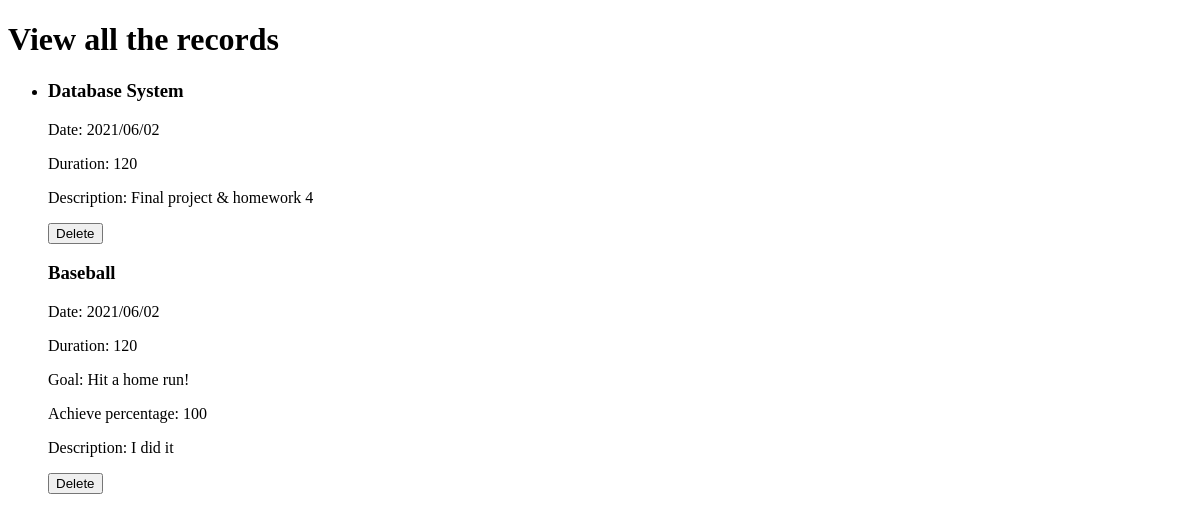
/records/listAll, run on an earlier commit of the app's database.
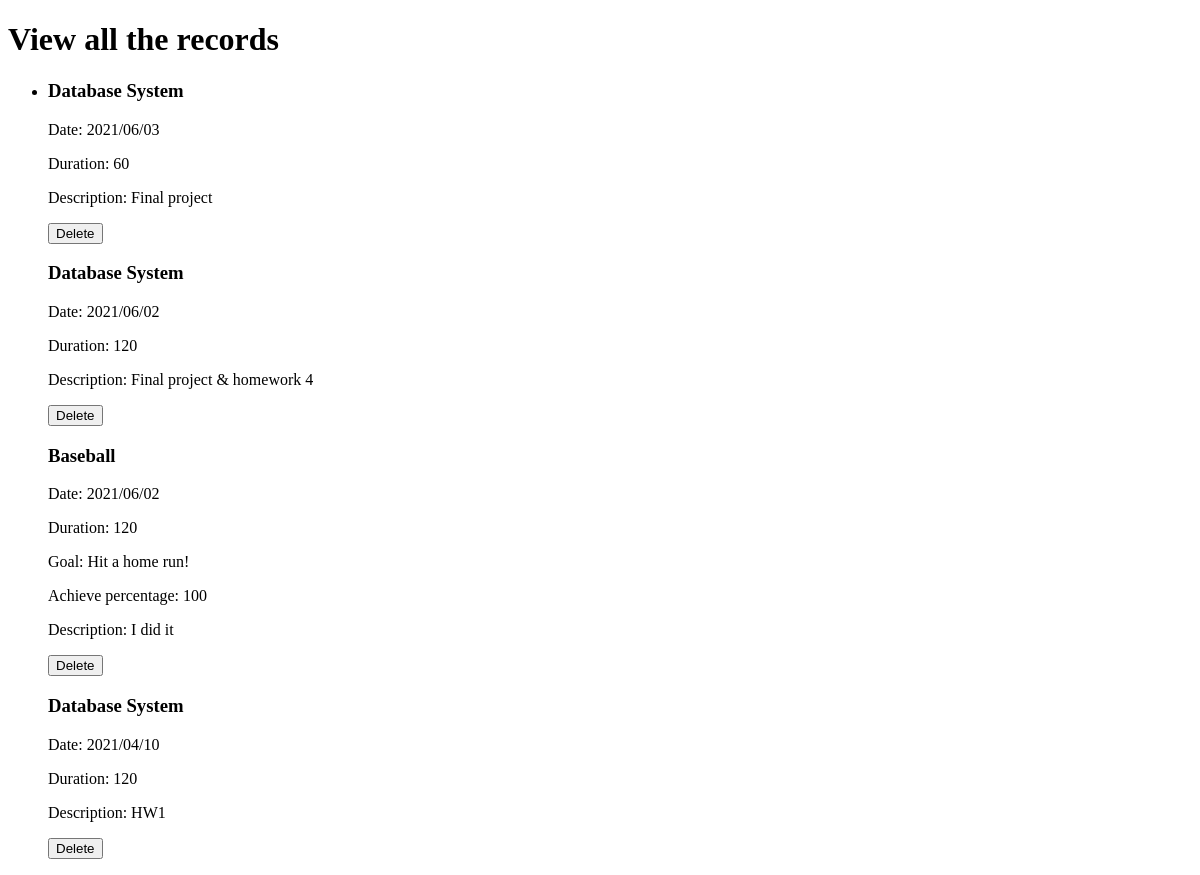
And on a later commit of the database.
### MainApp/models.py (models this page shows, shortened)
class Records(db.Model):
    __tablename__ = 'Records'
    ItemNumber = db.Column(db.CHAR(6), db.ForeignKey('Items.ItemNumber', ondelete='CASCADE'), primary_key=True)
    Date = db.Column(db.CHAR(10), primary_key=True, default=datetime.today().strftime("%Y/%m/%d"))
    Duration = db.Column(db.Integer, nullable=False)
    GoalNumber = db.Column(db.CHAR(6), db.ForeignKey('Goals.GoalNumber', ondelete='SET NULL'), default=None)
    AchievePercentage = db.Column(db.Integer, default=None)
    Description = db.Column(db.VARCHAR(100))
    '''
    __table_args__ = (
        db.ForeignKeyConstraint(['ItemNumber'], ['Items.ItemNumber']),
        db.ForeignKeyConstraint(['GoalNumber'], ['Goals.GoalNumber']),
    )
    '''

class Items(db.Model):
    __tablename__ = 'Items'
    Category = db.Column(db.VARCHAR(20), nullable=False)
    ItemNumber = db.Column(db.CHAR(6), primary_key=True)
    Name = db.Column(db.VARCHAR(50), nullable=False)
    item_referenced_by_record = db.relationship('Records', lazy=True, cascade='delete')
    item_referenced_by_goal = db.relationship('Goals', lazy=True, cascade='delete')

class Goals(db.Model):
    __tablename__ = 'Goals'
    GoalNumber = db.Column(db.CHAR(6), primary_key=True)
    ItemNumber = db.Column(db.CHAR(6), db.ForeignKey('Items.ItemNumber', ondelete='CASCADE'), nullable=False)
    Goal = db.Column(db.VARCHAR(100), nullable=False)
    Achieved = db.Column(db.CHAR(1), nullable=False)
    SetDate = db.Column(db.CHAR(10))
    AchieveDate = db.Column(db.CHAR(10))
    '''
    __table_args__ = (
        db.ForeignKeyConstraint(['ItemNumber'], ['Items.ItemNumber']),
    )
    '''
    goal_referenced_by_record = db.relationship('Records', lazy=True, foreign_keys='Records.GoalNumber')

### main.py (the view)
@app.route('/records/listAll')
def records_listAll():
    return records_views.listRecords()

### MainApp/Records/views.py (called while the page is built)
def listRecords():
    numberOfRecords = db.session.execute('SELECT COUNT(*) AS Number '+
                                         'FROM Records').fetchall()[0].Number
    if numberOfRecords > 0:
        allRecords = db.session.execute('SELECT Items.Name, Items.ItemNumber, Records.Date, Records.Duration, Goals.Goal, Records.AchievePercentage, Records.Description '+
                                        'FROM ((Records LEFT OUTER JOIN Goals ON Records.GoalNumber = Goals.GoalNumber)'+
                                                'JOIN Items ON Records.ItemNumber = Items.ItemNumber) '+
                                        'ORDER BY Records.Date DESC')
        return render_template('records/record_listAll.html', records=allRecords)
    else:
        return '<h2>There isn\'t any record</h2>'

### MainApp/templates/records/record_listAll.html (shortened to what this page needs)
<!doctype html>
<html>
    <body>
        <div class="recordContainer">
            <h1 class="recordContainer">View all the records</h1>
            <ul class="allRecords">
                <li class="allRecords">
                {% for r in records %}
                    <h3 class="record" id="item">{{r.Name}}</h3>
                    <p class="record" id="date">Date: {{r.Date}}</p>
                    <p class="record" id="duration">Duration: {{r.Duration}}</p>
                    {% if r.Goal != None %}
                        <p class="record" id="goal">Goal: {{r.Goal}}</p>
                        <p class="record" id="achievePercentage">Achieve percentage: {{r.AchievePercentage}}</p>
                    {% endif %}
                    <p class="record" id="description">Description: {{r.Description}}</p>
                    <button type="deleteRequest" onclick="deleteWarn('{{r.ItemNumber}}', '{{r.Date}}')">Delete</button>
                {% endfor %}
                </li>
            </ul>
        </div>
    </body>
</html>

What changed in the data, as far as the page shows it:
added Records: Name "Database System", Date "2021/06/03", Duration "60", Description "Final project"
added Records: Name "Database System", Date "2021/04/10", Duration "120", Description "HW1"
